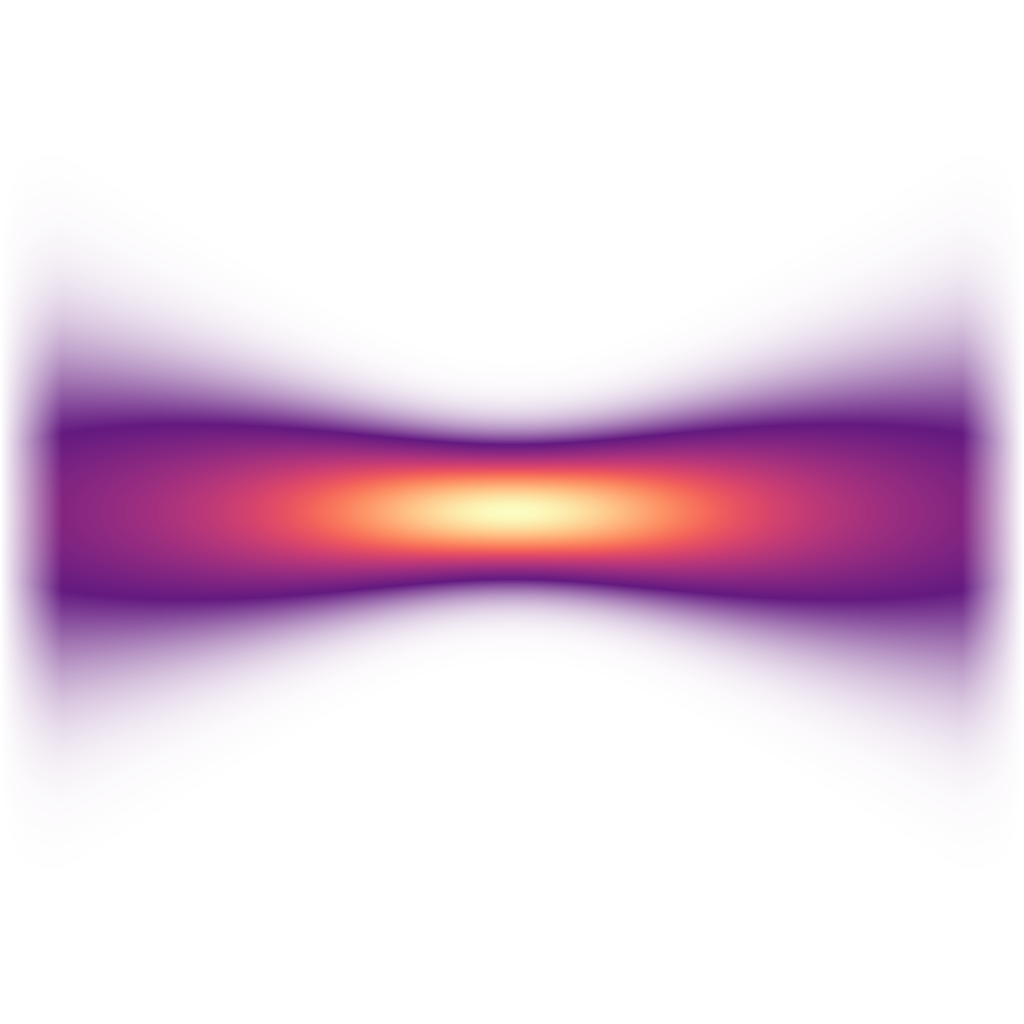

Write the Python code that produced this figure.
# Generates assets/icon.png: side view of a Gaussian beam, |E(r, z)| in the magma colormap on a transparent background.
# Run with: python assets/icon.py   (needs numpy, matplotlib, pillow)
import numpy as np
import matplotlib
matplotlib.use('Agg')
from matplotlib import cm
from PIL import Image

N = 1024
w0, zR = 0.12, 0.36  # waist radius and Rayleigh range, in units of half the canvas
z = np.linspace(-1, 1, N)
Z, R = np.meshgrid(z, z)
W = w0 * np.sqrt(1 + (Z / zR) ** 2)
I = (w0 / W) * np.exp(-(R / W) ** 2)
I /= I.max()
# Below c0 the colour stays at magma's purple and only the opacity fades, so the edge reads well on light and dark.
c0 = 0.3
rgba = cm.magma(np.maximum(I, c0))
rgba[..., 3] = np.clip(I / c0, 0, 1) ** 1.2 * np.clip((1 - np.abs(Z)) / 0.12, 0, 1)
Image.fromarray((rgba * 255).astype(np.uint8), 'RGBA').save('assets/icon.png')

# Sizes for the Linux icon theme and the Windows .ico (the macOS .icns is made from icon.png when packaging).
src = Image.open('assets/icon.png')
for s in [16, 32, 48, 64, 128, 256, 512]:
    src.resize((s, s), Image.LANCZOS).save(f'assets/hicolor/{s}x{s}/apps/com.oneptica.instaoptics.png')
src.save('assets/icon.ico', sizes=[(16, 16), (24, 24), (32, 32), (48, 48), (64, 64), (128, 128), (256, 256)])
